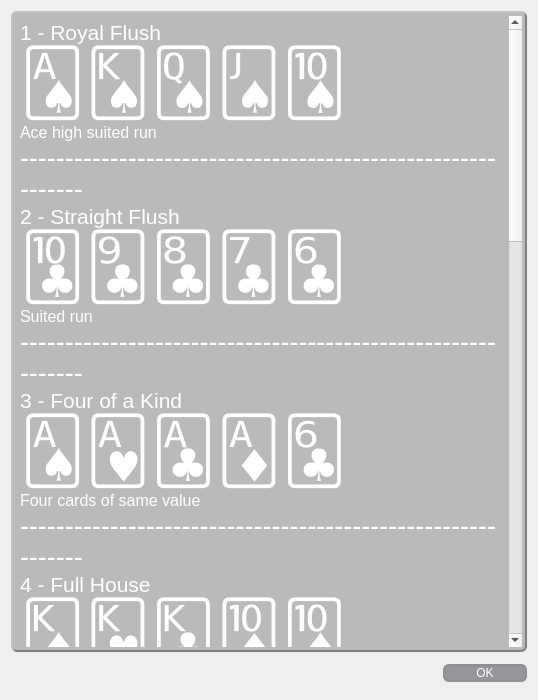
<?xml version="1.0" encoding="UTF-8"?>
<ui version="4.0">
 <class>HandRanks</class>
 <widget class="QDialog" name="HandRanks">
  <property name="geometry">
   <rect>
    <x>0</x>
    <y>0</y>
    <width>538</width>
    <height>700</height>
   </rect>
  </property>
  <property name="minimumSize">
   <size>
    <width>538</width>
    <height>700</height>
   </size>
  </property>
  <property name="maximumSize">
   <size>
    <width>538</width>
    <height>16777215</height>
   </size>
  </property>
  <property name="windowTitle">
   <string>Poker Hands by Rank</string>
  </property>
  <property name="windowIcon">
   <iconset resource="../img.qrc">
    <normaloff>:/images/dReamTablesBIcon.png</normaloff>:/images/dReamTablesBIcon.png</iconset>
  </property>
  <property name="styleSheet">
   <string notr="true">QPushButton:enabled{
	color: rgb(255, 255, 255);
	background-color: rgba(85, 88, 93, 150);
    border: 2px solid #8f8f91;
    border-radius: 6px;
    min-width: 80px;
}

QPushButton:hover {
	background-color: rgba(79, 186, 196, 150);
}

QPushButton:pressed {
	background-color: rgb(56, 47, 165);
}

QPushButton:!enabled{
    border: 2px solid;
	border-color: rgba(143, 143, 145, 90);
    border-radius: 6px;
	color: rgba(0, 0, 0, 0);
    border-radius: 6px;
    min-width: 80px;
}</string>
  </property>
  <property name="modal">
   <bool>false</bool>
  </property>
  <layout class="QGridLayout" name="gridLayout">
   <item row="0" column="0" colspan="2">
    <widget class="QTextBrowser" name="hrTextBrowser">
     <property name="styleSheet">
      <string notr="true">QTextBrowser{
    border-color: rgb(128, 128, 128);
    border-style: outset;
    border-width: 2px;
    border-radius: 6px;
    padding: 3px;
    background-color: rgba(85, 88, 93, 90);
    color: rgb(255, 255, 255);
}
</string>
     </property>
     <property name="html">
      <string>&lt;!DOCTYPE HTML PUBLIC &quot;-//W3C//DTD HTML 4.0//EN&quot; &quot;http://www.w3.org/TR/REC-html40/strict.dtd&quot;&gt;
&lt;html&gt;&lt;head&gt;&lt;meta name=&quot;qrichtext&quot; content=&quot;1&quot; /&gt;&lt;style type=&quot;text/css&quot;&gt;
p, li { white-space: pre-wrap; }
&lt;/style&gt;&lt;/head&gt;&lt;body style=&quot; font-family:'Ubuntu'; font-size:10pt; font-weight:400; font-style:normal;&quot;&gt;
&lt;p style=&quot; margin-top:0px; margin-bottom:0px; margin-left:0px; margin-right:0px; -qt-block-indent:0; text-indent:0px;&quot;&gt;&lt;span style=&quot; font-size:16pt;&quot;&gt;1 - Royal Flush&lt;/span&gt;&lt;/p&gt;
&lt;p style=&quot; margin-top:0px; margin-bottom:0px; margin-left:0px; margin-right:0px; -qt-block-indent:0; text-indent:0px;&quot;&gt;&lt;span style=&quot; font-size:48pt;&quot;&gt;🂡🂮🂭🂫🂪&lt;/span&gt;&lt;/p&gt;
&lt;p style=&quot; margin-top:0px; margin-bottom:0px; margin-left:0px; margin-right:0px; -qt-block-indent:0; text-indent:0px;&quot;&gt;&lt;span style=&quot; font-size:12pt;&quot;&gt;Ace high suited run&lt;/span&gt;&lt;/p&gt;
&lt;p style=&quot; margin-top:0px; margin-bottom:0px; margin-left:0px; margin-right:0px; -qt-block-indent:0; text-indent:0px;&quot;&gt;&lt;span style=&quot; font-size:20pt;&quot;&gt;------------------------------------------------------------&lt;/span&gt;&lt;/p&gt;
&lt;p style=&quot; margin-top:0px; margin-bottom:0px; margin-left:0px; margin-right:0px; -qt-block-indent:0; text-indent:0px;&quot;&gt;&lt;span style=&quot; font-size:16pt;&quot;&gt;2 - Straight Flush&lt;/span&gt;&lt;/p&gt;
&lt;p style=&quot; margin-top:0px; margin-bottom:0px; margin-left:0px; margin-right:0px; -qt-block-indent:0; text-indent:0px;&quot;&gt;&lt;span style=&quot; font-size:48pt;&quot;&gt;🃚🃙🃘🃗🃖&lt;/span&gt;&lt;/p&gt;
&lt;p style=&quot; margin-top:0px; margin-bottom:0px; margin-left:0px; margin-right:0px; -qt-block-indent:0; text-indent:0px;&quot;&gt;&lt;span style=&quot; font-size:12pt;&quot;&gt;Suited run&lt;/span&gt;&lt;/p&gt;
&lt;p style=&quot; margin-top:0px; margin-bottom:0px; margin-left:0px; margin-right:0px; -qt-block-indent:0; text-indent:0px;&quot;&gt;&lt;span style=&quot; font-size:20pt;&quot;&gt;------------------------------------------------------------&lt;/span&gt;&lt;/p&gt;
&lt;p style=&quot; margin-top:0px; margin-bottom:0px; margin-left:0px; margin-right:0px; -qt-block-indent:0; text-indent:0px;&quot;&gt;&lt;span style=&quot; font-size:16pt;&quot;&gt;3 - Four of a Kind&lt;/span&gt;&lt;/p&gt;
&lt;p style=&quot; margin-top:0px; margin-bottom:0px; margin-left:0px; margin-right:0px; -qt-block-indent:0; text-indent:0px;&quot;&gt;&lt;span style=&quot; font-size:48pt;&quot;&gt;🂡🂱🃑🃁🃖&lt;/span&gt;&lt;/p&gt;
&lt;p style=&quot; margin-top:0px; margin-bottom:0px; margin-left:0px; margin-right:0px; -qt-block-indent:0; text-indent:0px;&quot;&gt;&lt;span style=&quot; font-size:12pt;&quot;&gt;Four cards of same value&lt;/span&gt;&lt;/p&gt;
&lt;p style=&quot; margin-top:0px; margin-bottom:0px; margin-left:0px; margin-right:0px; -qt-block-indent:0; text-indent:0px;&quot;&gt;&lt;span style=&quot; font-size:20pt;&quot;&gt;------------------------------------------------------------&lt;/span&gt;&lt;/p&gt;
&lt;p style=&quot; margin-top:0px; margin-bottom:0px; margin-left:0px; margin-right:0px; -qt-block-indent:0; text-indent:0px;&quot;&gt;&lt;span style=&quot; font-size:16pt;&quot;&gt;4 - Full House &lt;/span&gt;&lt;/p&gt;
&lt;p style=&quot; margin-top:0px; margin-bottom:0px; margin-left:0px; margin-right:0px; -qt-block-indent:0; text-indent:0px;&quot;&gt;&lt;span style=&quot; font-size:48pt;&quot;&gt;🂮🂾🃞🃊🂪&lt;/span&gt;&lt;/p&gt;
&lt;p style=&quot; margin-top:0px; margin-bottom:0px; margin-left:0px; margin-right:0px; -qt-block-indent:0; text-indent:0px;&quot;&gt;&lt;span style=&quot; font-size:12pt;&quot;&gt;Three cards of same value and a pair&lt;/span&gt;&lt;/p&gt;
&lt;p style=&quot; margin-top:0px; margin-bottom:0px; margin-left:0px; margin-right:0px; -qt-block-indent:0; text-indent:0px;&quot;&gt;&lt;span style=&quot; font-size:20pt;&quot;&gt;------------------------------------------------------------&lt;/span&gt;&lt;/p&gt;
&lt;p style=&quot; margin-top:0px; margin-bottom:0px; margin-left:0px; margin-right:0px; -qt-block-indent:0; text-indent:0px;&quot;&gt;&lt;span style=&quot; font-size:16pt;&quot;&gt;5 - Flush &lt;/span&gt;&lt;/p&gt;
&lt;p style=&quot; margin-top:0px; margin-bottom:0px; margin-left:0px; margin-right:0px; -qt-block-indent:0; text-indent:0px;&quot;&gt;&lt;span style=&quot; font-size:48pt;&quot;&gt;🃑🃓🃛🃘🃖&lt;/span&gt;&lt;/p&gt;
&lt;p style=&quot; margin-top:0px; margin-bottom:0px; margin-left:0px; margin-right:0px; -qt-block-indent:0; text-indent:0px;&quot;&gt;&lt;span style=&quot; font-size:12pt;&quot;&gt;All cards of same suit&lt;/span&gt;&lt;/p&gt;
&lt;p style=&quot; margin-top:0px; margin-bottom:0px; margin-left:0px; margin-right:0px; -qt-block-indent:0; text-indent:0px;&quot;&gt;&lt;span style=&quot; font-size:20pt;&quot;&gt;------------------------------------------------------------&lt;/span&gt;&lt;/p&gt;
&lt;p style=&quot; margin-top:0px; margin-bottom:0px; margin-left:0px; margin-right:0px; -qt-block-indent:0; text-indent:0px;&quot;&gt;&lt;span style=&quot; font-size:16pt;&quot;&gt;6 - Straight&lt;/span&gt;&lt;span style=&quot; font-size:20pt;&quot;&gt;    &lt;/span&gt;&lt;/p&gt;
&lt;p style=&quot; margin-top:0px; margin-bottom:0px; margin-left:0px; margin-right:0px; -qt-block-indent:0; text-indent:0px;&quot;&gt;&lt;span style=&quot; font-size:48pt;&quot;&gt;🃚🂩🃈🂧🂶&lt;/span&gt;&lt;/p&gt;
&lt;p style=&quot; margin-top:0px; margin-bottom:0px; margin-left:0px; margin-right:0px; -qt-block-indent:0; text-indent:0px;&quot;&gt;&lt;span style=&quot; font-size:12pt;&quot;&gt;Run with different suit&lt;/span&gt;&lt;/p&gt;
&lt;p style=&quot; margin-top:0px; margin-bottom:0px; margin-left:0px; margin-right:0px; -qt-block-indent:0; text-indent:0px;&quot;&gt;&lt;span style=&quot; font-size:20pt;&quot;&gt;------------------------------------------------------------&lt;/span&gt;&lt;/p&gt;
&lt;p style=&quot; margin-top:0px; margin-bottom:0px; margin-left:0px; margin-right:0px; -qt-block-indent:0; text-indent:0px;&quot;&gt;&lt;span style=&quot; font-size:16pt;&quot;&gt;7 - Three of a Kind&lt;/span&gt;&lt;/p&gt;
&lt;p style=&quot; margin-top:0px; margin-bottom:0px; margin-left:0px; margin-right:0px; -qt-block-indent:0; text-indent:0px;&quot;&gt;&lt;span style=&quot; font-size:48pt;&quot;&gt;🂽🂭🃍🂧🂸&lt;/span&gt;&lt;/p&gt;
&lt;p style=&quot; margin-top:0px; margin-bottom:0px; margin-left:0px; margin-right:0px; -qt-block-indent:0; text-indent:0px;&quot;&gt;&lt;span style=&quot; font-size:12pt;&quot;&gt;Three cards of same value&lt;/span&gt;&lt;/p&gt;
&lt;p style=&quot; margin-top:0px; margin-bottom:0px; margin-left:0px; margin-right:0px; -qt-block-indent:0; text-indent:0px;&quot;&gt;&lt;span style=&quot; font-size:20pt;&quot;&gt;------------------------------------------------------------&lt;/span&gt;&lt;/p&gt;
&lt;p style=&quot; margin-top:0px; margin-bottom:0px; margin-left:0px; margin-right:0px; -qt-block-indent:0; text-indent:0px;&quot;&gt;&lt;span style=&quot; font-size:16pt;&quot;&gt;8 - Two Pair &lt;/span&gt;&lt;/p&gt;
&lt;p style=&quot; margin-top:0px; margin-bottom:0px; margin-left:0px; margin-right:0px; -qt-block-indent:0; text-indent:0px;&quot;&gt;&lt;span style=&quot; font-size:48pt;&quot;&gt;🂫🂻🂶🃖🂥&lt;/span&gt;&lt;/p&gt;
&lt;p style=&quot; margin-top:0px; margin-bottom:0px; margin-left:0px; margin-right:0px; -qt-block-indent:0; text-indent:0px;&quot;&gt;&lt;span style=&quot; font-size:12pt;&quot;&gt;Any combination of two pairs&lt;/span&gt;&lt;/p&gt;
&lt;p style=&quot; margin-top:0px; margin-bottom:0px; margin-left:0px; margin-right:0px; -qt-block-indent:0; text-indent:0px;&quot;&gt;&lt;span style=&quot; font-size:20pt;&quot;&gt;------------------------------------------------------------&lt;/span&gt;&lt;/p&gt;
&lt;p style=&quot; margin-top:0px; margin-bottom:0px; margin-left:0px; margin-right:0px; -qt-block-indent:0; text-indent:0px;&quot;&gt;&lt;span style=&quot; font-size:16pt;&quot;&gt;9 - Pair&lt;/span&gt;&lt;/p&gt;
&lt;p style=&quot; margin-top:0px; margin-bottom:0px; margin-left:0px; margin-right:0px; -qt-block-indent:0; text-indent:0px;&quot;&gt;&lt;span style=&quot; font-size:48pt;&quot;&gt;🂱🂡🃘🂶🃊&lt;/span&gt;&lt;/p&gt;
&lt;p style=&quot; margin-top:0px; margin-bottom:0px; margin-left:0px; margin-right:0px; -qt-block-indent:0; text-indent:0px;&quot;&gt;&lt;span style=&quot; font-size:12pt;&quot;&gt;Any pair&lt;/span&gt;&lt;/p&gt;
&lt;p style=&quot; margin-top:0px; margin-bottom:0px; margin-left:0px; margin-right:0px; -qt-block-indent:0; text-indent:0px;&quot;&gt;&lt;span style=&quot; font-size:20pt;&quot;&gt;------------------------------------------------------------&lt;/span&gt;&lt;/p&gt;
&lt;p style=&quot; margin-top:0px; margin-bottom:0px; margin-left:0px; margin-right:0px; -qt-block-indent:0; text-indent:0px;&quot;&gt;&lt;span style=&quot; font-size:16pt;&quot;&gt;10 - High Card   &lt;/span&gt;&lt;span style=&quot; font-size:20pt;&quot;&gt;     &lt;/span&gt;&lt;/p&gt;
&lt;p style=&quot; margin-top:0px; margin-bottom:0px; margin-left:0px; margin-right:0px; -qt-block-indent:0; text-indent:0px;&quot;&gt;&lt;span style=&quot; font-size:48pt;&quot;&gt;🂡🃛🂴🂲🃗&lt;/span&gt;&lt;/p&gt;
&lt;p style=&quot; margin-top:0px; margin-bottom:0px; margin-left:0px; margin-right:0px; -qt-block-indent:0; text-indent:0px;&quot;&gt;&lt;span style=&quot; font-size:12pt;&quot;&gt;Lowest poker hand rank, winner determined by higest card&lt;/span&gt;&lt;/p&gt;&lt;/body&gt;&lt;/html&gt;</string>
     </property>
    </widget>
   </item>
   <item row="1" column="0">
    <widget class="QLabel" name="label">
     <property name="sizePolicy">
      <sizepolicy hsizetype="Preferred" vsizetype="Preferred">
       <horstretch>0</horstretch>
       <verstretch>0</verstretch>
      </sizepolicy>
     </property>
     <property name="minimumSize">
      <size>
       <width>171</width>
       <height>31</height>
      </size>
     </property>
     <property name="maximumSize">
      <size>
       <width>520</width>
       <height>16777215</height>
      </size>
     </property>
     <property name="styleSheet">
      <string notr="true">image: url(:/images/dReamTablesTitle.png);
background-color: rgba(255, 255, 255, 0);</string>
     </property>
     <property name="text">
      <string/>
     </property>
     <property name="scaledContents">
      <bool>true</bool>
     </property>
     <property name="alignment">
      <set>Qt::AlignRight|Qt::AlignTrailing|Qt::AlignVCenter</set>
     </property>
     <property name="openExternalLinks">
      <bool>true</bool>
     </property>
    </widget>
   </item>
   <item row="1" column="1">
    <widget class="QDialogButtonBox" name="buttonBox">
     <property name="maximumSize">
      <size>
       <width>343</width>
       <height>16777215</height>
      </size>
     </property>
     <property name="orientation">
      <enum>Qt::Horizontal</enum>
     </property>
     <property name="standardButtons">
      <set>QDialogButtonBox::Ok</set>
     </property>
    </widget>
   </item>
  </layout>
 </widget>
 <resources>
  <include location="../img.qrc"/>
 </resources>
 <connections>
  <connection>
   <sender>buttonBox</sender>
   <signal>accepted()</signal>
   <receiver>HandRanks</receiver>
   <slot>accept()</slot>
   <hints>
    <hint type="sourcelabel">
     <x>248</x>
     <y>254</y>
    </hint>
    <hint type="destinationlabel">
     <x>157</x>
     <y>274</y>
    </hint>
   </hints>
  </connection>
 </connections>
</ui>
